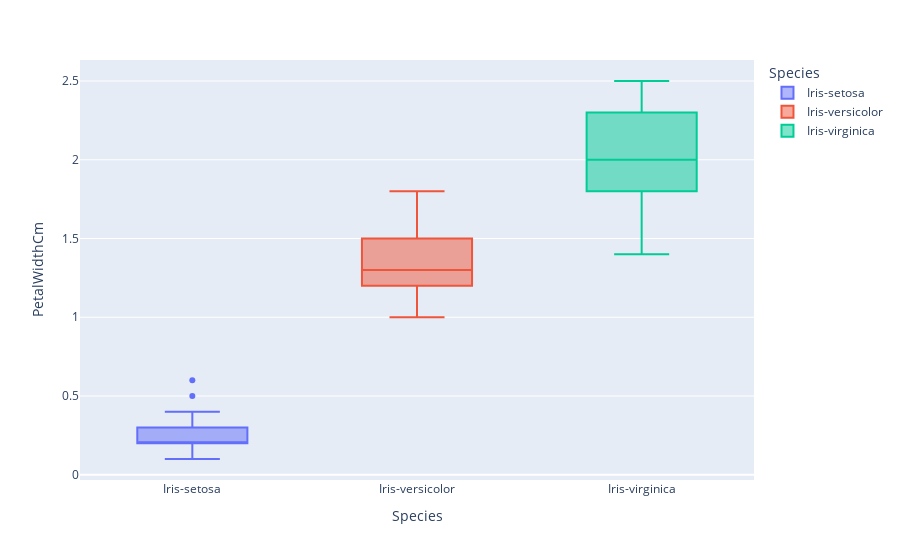

The code cell stored with this chart in its notebook:
### Code cell
fig = px.box(df, x="Species", y="PetalWidthCm", color="Species")
fig.show()

### Figure 1 — Plotly figure (JSON) as saved in the notebook; plotly's stock layout.template omitted (floating-point values rounded to 4 significant figures)
{"data": [{"alignmentgroup": "True", "hovertemplate": "Species=%{x}<br>PetalWidthCm=%{y}<extra></extra>", "legendgroup": "Iris-setosa", "marker": {"color": "#636efa"}, "name": "Iris-setosa", "notched": false, "offsetgroup": "Iris-setosa", "orientation": "v", "showlegend": true, "type": "box", "x": ["Iris-setosa", "Iris-setosa", "Iris-setosa", "Iris-setosa", "Iris-setosa", "Iris-setosa", "Iris-setosa", "Iris-setosa", "Iris-setosa", "Iris-setosa", "Iris-setosa", "Iris-setosa", "Iris-setosa", "Iris-setosa", "Iris-setosa", "Iris-setosa", "Iris-setosa", "Iris-setosa", "Iris-setosa", "Iris-setosa", "Iris-setosa", "Iris-setosa", "Iris-setosa", "Iris-setosa", "Iris-setosa", "Iris-setosa", "Iris-setosa", "Iris-setosa", "Iris-setosa", "Iris-setosa", "Iris-setosa", "Iris-setosa", "Iris-setosa", "Iris-setosa", "Iris-setosa", "Iris-setosa", "Iris-setosa", "Iris-setosa", "Iris-setosa", "Iris-setosa", "Iris-setosa", "Iris-setosa", "Iris-setosa", "Iris-setosa", "Iris-setosa", "Iris-setosa", "Iris-setosa", "Iris-setosa", "Iris-setosa", "Iris-setosa"], "x0": " ", "xaxis": "x", "y": [0.2, 0.2, 0.2, 0.2, 0.2, 0.4, 0.3, 0.2, 0.2, 0.1, 0.2, 0.2, 0.1, 0.1, 0.2, 0.4, 0.4, 0.3, 0.3, 0.3, 0.2, 0.4, 0.2, 0.5, 0.2, 0.2, 0.4, 0.2, 0.2, 0.2, 0.2, 0.4, 0.1, 0.2, 0.1, 0.2, 0.2, 0.1, 0.2, 0.2, 0.3, 0.3, 0.2, 0.6, 0.4, 0.3, 0.2, 0.2, 0.2, 0.2], "y0": " ", "yaxis": "y"}, {"alignmentgroup": "True", "hovertemplate": "Species=%{x}<br>PetalWidthCm=%{y}<extra></extra>", "legendgroup": "Iris-versicolor", "marker": {"color": "#EF553B"}, "name": "Iris-versicolor", "notched": false, "offsetgroup": "Iris-versicolor", "orientation": "v", "showlegend": true, "type": "box", "x": ["Iris-versicolor", "Iris-versicolor", "Iris-versicolor", "Iris-versicolor", "Iris-versicolor", "Iris-versicolor", "Iris-versicolor", "Iris-versicolor", "Iris-versicolor", "Iris-versicolor", "Iris-versicolor", "Iris-versicolor", "Iris-versicolor", "Iris-versicolor", "Iris-versicolor", "Iris-versicolor", "Iris-versicolor", "Iris-versicolor", "Iris-versicolor", "Iris-versicolor", "Iris-versicolor", "Iris-versicolor", "Iris-versicolor", "Iris-versicolor", "Iris-versicolor", "Iris-versicolor", "Iris-versicolor", "Iris-versicolor", "Iris-versicolor", "Iris-versicolor", "Iris-versicolor", "Iris-versicolor", "Iris-versicolor", "Iris-versicolor", "Iris-versicolor", "Iris-versicolor", "Iris-versicolor", "Iris-versicolor", "Iris-versicolor", "Iris-versicolor", "Iris-versicolor", "Iris-versicolor", "Iris-versicolor", "Iris-versicolor", "Iris-versicolor", "Iris-versicolor", "Iris-versicolor", "Iris-versicolor", "Iris-versicolor", "Iris-versicolor"], "x0": " ", "xaxis": "x", "y": [1.4, 1.5, 1.5, 1.3, 1.5, 1.3, 1.6, 1.0, 1.3, 1.4, 1.0, 1.5, 1.0, 1.4, 1.3, 1.4, 1.5, 1.0, 1.5, 1.1, 1.8, 1.3, 1.5, 1.2, 1.3, 1.4, 1.4, 1.7, 1.5, 1.0, 1.1, 1.0, 1.2, 1.6, 1.5, 1.6, 1.5, 1.3, 1.3, 1.3, 1.2, 1.4, 1.2, 1.0, 1.3, 1.2, 1.3, 1.3, 1.1, 1.3], "y0": " ", "yaxis": "y"}, {"alignmentgroup": "True", "hovertemplate": "Species=%{x}<br>PetalWidthCm=%{y}<extra></extra>", "legendgroup": "Iris-virginica", "marker": {"color": "#00cc96"}, "name": "Iris-virginica", "notched": false, "offsetgroup": "Iris-virginica", "orientation": "v", "showlegend": true, "type": "box", "x": ["Iris-virginica", "Iris-virginica", "Iris-virginica", "Iris-virginica", "Iris-virginica", "Iris-virginica", "Iris-virginica", "Iris-virginica", "Iris-virginica", "Iris-virginica", "Iris-virginica", "Iris-virginica", "Iris-virginica", "Iris-virginica", "Iris-virginica", "Iris-virginica", "Iris-virginica", "Iris-virginica", "Iris-virginica", "Iris-virginica", "Iris-virginica", "Iris-virginica", "Iris-virginica", "Iris-virginica", "Iris-virginica", "Iris-virginica", "Iris-virginica", "Iris-virginica", "Iris-virginica", "Iris-virginica", "Iris-virginica", "Iris-virginica", "Iris-virginica", "Iris-virginica", "Iris-virginica", "Iris-virginica", "Iris-virginica", "Iris-virginica", "Iris-virginica", "Iris-virginica", "Iris-virginica", "Iris-virginica", "Iris-virginica", "Iris-virginica", "Iris-virginica", "Iris-virginica", "Iris-virginica", "Iris-virginica", "Iris-virginica", "Iris-virginica"], "x0": " ", "xaxis": "x", "y": [2.5, 1.9, 2.1, 1.8, 2.2, 2.1, 1.7, 1.8, 1.8, 2.5, 2.0, 1.9, 2.1, 2.0, 2.4, 2.3, 1.8, 2.2, 2.3, 1.5, 2.3, 2.0, 2.0, 1.8, 2.1, 1.8, 1.8, 1.8, 2.1, 1.6, 1.9, 2.0, 2.2, 1.5, 1.4, 2.3, 2.4, 1.8, 1.8, 2.1, 2.4, 2.3, 1.9, 2.3, 2.5, 2.3, 1.9, 2.0, 2.3, 1.8], "y0": " ", "yaxis": "y"}], "layout": {"boxmode": "overlay", "legend": {"title": {"text": "Species"}, "tracegroupgap": 0}, "margin": {"t": 60}, "xaxis": {"anchor": "y", "categoryarray": ["Iris-setosa", "Iris-versicolor", "Iris-virginica"], "categoryorder": "array", "domain": [0, 1], "title": {"text": "Species"}}, "yaxis": {"anchor": "x", "domain": [0, 1], "title": {"text": "PetalWidthCm"}}}}
